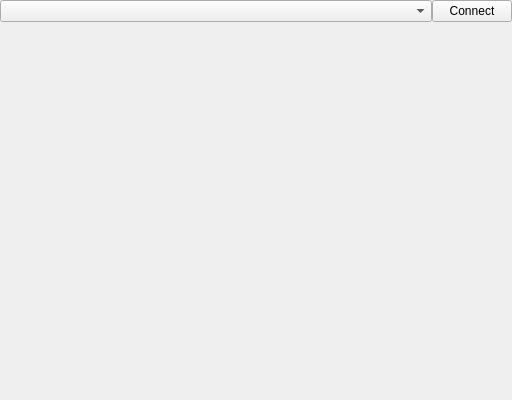
<?xml version="1.0" encoding="UTF-8"?>
<ui version="4.0">
 <class>MainWindow</class>
 <widget class="QMainWindow" name="MainWindow">
  <property name="geometry">
   <rect>
    <x>0</x>
    <y>0</y>
    <width>512</width>
    <height>400</height>
   </rect>
  </property>
  <property name="windowTitle">
   <string>qFlipper</string>
  </property>
  <widget class="QWidget" name="centralwidget">
   <layout class="QVBoxLayout" name="verticalLayout">
    <property name="spacing">
     <number>0</number>
    </property>
    <property name="sizeConstraint">
     <enum>QLayout::SetMaximumSize</enum>
    </property>
    <property name="leftMargin">
     <number>0</number>
    </property>
    <property name="topMargin">
     <number>0</number>
    </property>
    <property name="rightMargin">
     <number>0</number>
    </property>
    <property name="bottomMargin">
     <number>0</number>
    </property>
    <item>
     <layout class="QHBoxLayout" name="horizontalLayout">
      <property name="sizeConstraint">
       <enum>QLayout::SetMaximumSize</enum>
      </property>
      <item>
       <widget class="QComboBox" name="portComboBox"/>
      </item>
      <item>
       <widget class="QPushButton" name="portConnectButton">
        <property name="sizePolicy">
         <sizepolicy hsizetype="Maximum" vsizetype="Fixed">
          <horstretch>0</horstretch>
          <verstretch>0</verstretch>
         </sizepolicy>
        </property>
        <property name="text">
         <string>Connect</string>
        </property>
       </widget>
      </item>
     </layout>
    </item>
    <item>
     <widget class="ScreenWidget" name="widget" native="true"/>
    </item>
   </layout>
  </widget>
  <widget class="QMenuBar" name="menubar">
   <property name="geometry">
    <rect>
     <x>0</x>
     <y>0</y>
     <width>512</width>
     <height>22</height>
    </rect>
   </property>
  </widget>
 </widget>
 <customwidgets>
  <customwidget>
   <class>ScreenWidget</class>
   <extends>QWidget</extends>
   <header>screenwidget.h</header>
   <container>1</container>
  </customwidget>
 </customwidgets>
 <resources/>
 <connections/>
</ui>
